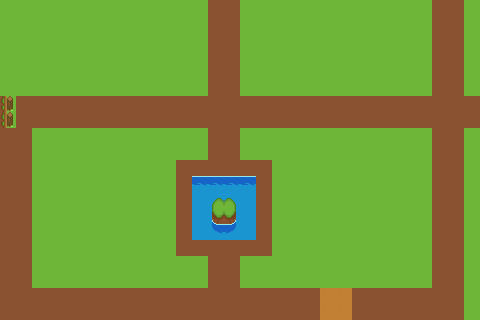

A 2D game scene composited from a Tiled map and its tileset images. What follows is a short description and the map's XML, with every tile layer's data as written:
An orthogonal 30x20 tile map with 16x16 px tiles, 2 tile layers (green1, road2).

<map version="1.10" tiledversion="1.11.2" orientation="orthogonal" renderorder="right-down" width="30" height="20" tilewidth="16" tileheight="16" infinite="0" nextlayerid="4" nextobjectid="1">
 <tileset firstgid="1" name="test_tiles" tilewidth="16" tileheight="16" tilecount="144" columns="9">
  <image source="../Tileset_16x16.png" width="144" height="256" />
 </tileset>
 <layer id="1" name="green1" width="30" height="20">
  <data encoding="csv">
20,20,20,20,20,20,20,20,20,20,20,20,20,20,20,20,20,20,20,20,20,20,20,20,20,20,20,20,20,20,
20,20,20,20,20,20,20,20,20,20,20,20,20,20,20,20,20,20,20,20,20,20,20,20,20,20,20,20,20,20,
20,20,20,20,20,20,20,20,20,20,20,20,20,20,20,20,20,20,20,20,20,20,20,20,20,20,20,20,20,20,
20,20,20,20,20,20,20,20,20,20,20,20,20,20,20,20,20,20,20,20,20,20,20,20,20,20,20,20,20,20,
20,20,20,20,20,20,20,20,20,20,20,20,20,20,20,20,20,20,20,20,20,20,20,20,20,20,20,20,20,20,
20,20,20,20,20,20,20,20,20,20,20,20,20,20,20,20,20,20,20,20,20,20,20,20,20,20,20,20,20,20,
20,20,20,20,20,20,20,20,20,20,20,20,20,20,20,20,20,20,20,20,20,20,20,20,20,20,20,20,20,20,
20,20,20,20,20,20,20,20,20,20,20,20,20,20,20,20,20,20,20,20,20,20,20,20,20,20,20,20,20,20,
20,20,20,20,20,20,20,20,20,20,20,20,20,20,20,20,20,20,20,20,20,20,20,20,20,20,20,20,20,20,
20,20,20,20,20,20,20,20,20,20,20,20,20,20,20,20,20,20,20,20,20,20,20,20,20,20,20,20,20,20,
20,20,20,20,20,20,20,20,20,20,20,20,20,20,20,20,20,20,20,20,20,20,20,20,20,20,20,20,20,20,
20,20,20,20,20,20,20,20,20,20,20,20,15,15,15,15,20,20,20,20,20,20,20,20,20,20,20,20,20,20,
20,20,20,20,20,20,20,20,20,20,20,20,49,24,26,49,20,20,20,20,20,20,20,20,20,20,20,20,20,20,
20,20,20,20,20,20,20,20,20,20,20,20,49,42,44,49,20,20,20,20,20,20,20,20,20,20,20,20,20,20,
20,20,20,20,20,20,20,20,20,20,20,20,49,51,53,49,20,20,20,20,20,20,20,20,20,20,20,20,20,20,
20,20,20,20,20,20,20,20,20,20,20,20,20,20,20,20,20,20,20,20,20,20,20,20,20,20,20,20,20,20,
20,20,20,20,20,20,20,20,20,20,20,20,20,20,20,20,20,20,20,20,20,20,20,20,20,20,20,20,20,20,
20,20,20,20,20,20,20,20,20,20,20,20,20,20,20,20,20,20,20,20,20,20,20,20,20,20,20,20,20,20,
20,20,20,20,20,20,20,20,20,20,20,20,20,20,20,20,20,20,20,20,20,20,20,20,20,20,20,20,20,20,
20,20,20,20,20,20,20,20,20,20,20,20,20,20,20,20,20,20,20,20,20,20,20,20,20,20,20,20,20,20
</data>
 </layer>
 <layer id="2" name="road2" width="30" height="20">
  <data encoding="csv">0,0,0,0,0,0,0,0,0,0,0,0,0,38,38,0,0,0,0,0,0,0,0,0,0,0,0,38,38,0,0,0,0,0,0,0,0,0,0,0,0,0,0,38,38,0,0,0,0,0,0,0,0,0,0,0,0,38,38,0,0,0,0,0,0,0,0,0,0,0,0,0,0,38,38,0,0,0,0,0,0,0,0,0,0,0,0,38,38,0,0,0,0,0,0,0,0,0,0,0,0,0,0,38,38,0,0,0,0,0,0,0,0,0,0,0,0,38,38,0,0,0,0,0,0,0,0,0,0,0,0,0,0,38,38,0,0,0,0,0,0,0,0,0,0,0,0,38,38,0,0,0,0,0,0,0,0,0,0,0,0,0,0,38,38,0,0,0,0,0,0,0,0,0,0,0,0,38,38,0,130,38,38,38,38,38,38,38,38,38,38,38,38,38,38,38,38,38,38,38,38,38,38,38,38,38,38,38,38,38,130,38,38,38,38,38,38,38,38,38,38,38,38,38,38,38,38,38,38,38,38,38,38,38,38,38,38,38,38,38,38,38,0,0,0,0,0,0,0,0,0,0,0,38,38,0,0,0,0,0,0,0,0,0,0,0,0,38,38,0,38,38,0,0,0,0,0,0,0,0,0,0,0,38,38,0,0,0,0,0,0,0,0,0,0,0,0,38,38,0,38,38,0,0,0,0,0,0,0,0,0,38,38,38,38,38,38,0,0,0,0,0,0,0,0,0,0,38,38,0,38,38,0,0,0,0,0,0,0,0,0,38,0,0,0,0,38,0,0,0,0,0,0,0,0,0,0,38,38,0,38,38,0,0,0,0,0,0,0,0,0,38,0,0,0,0,38,0,0,0,0,0,0,0,0,0,0,38,38,0,38,38,0,0,0,0,0,0,0,0,0,38,0,0,0,0,38,0,0,0,0,0,0,0,0,0,0,38,38,0,38,38,0,0,0,0,0,0,0,0,0,38,0,0,0,0,38,0,0,0,0,0,0,0,0,0,0,38,38,0,38,38,0,0,0,0,0,0,0,0,0,38,38,38,38,38,38,0,0,0,0,0,0,0,0,0,0,38,38,0,38,38,0,0,0,0,0,0,0,0,0,0,0,38,38,0,0,0,0,0,0,0,0,0,0,0,0,38,38,0,38,38,0,0,0,0,0,0,0,0,0,0,0,38,38,0,0,0,0,0,0,0,0,0,0,0,0,38,38,0,38,38,38,38,38,38,38,38,38,38,38,38,38,38,38,38,38,38,38,38,128,128,38,38,38,38,38,38,38,0,38,38,38,38,38,38,38,38,38,38,38,38,38,38,38,38,38,38,38,38,128,128,38,38,38,38,38,38,38,0</data>
 </layer>
</map>
